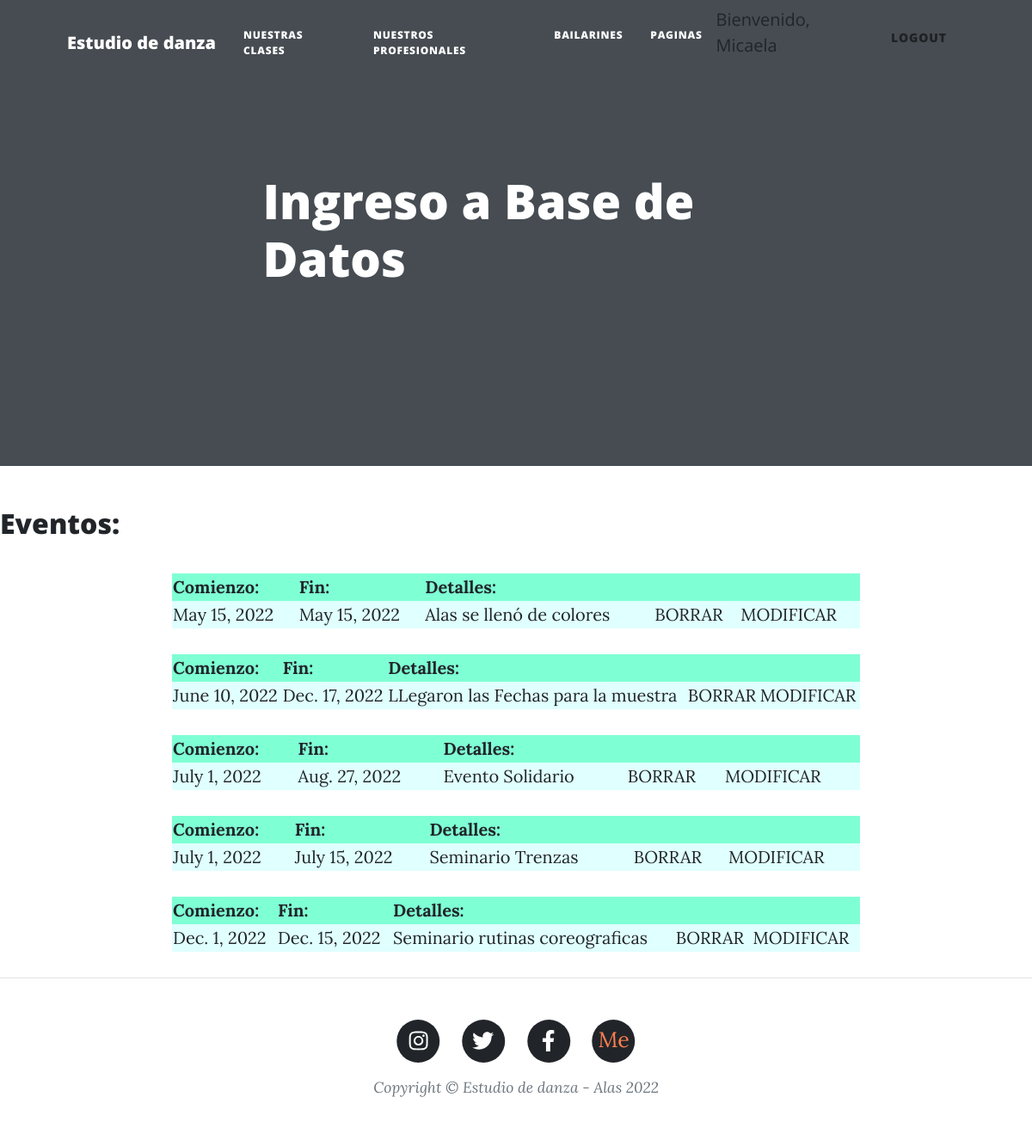
Page /blogdanzaalas/eventos (signed in) on the committed database.
### blogdanzaalas/models.py (models this page shows, shortened)
class Eventos(models.Model):
    fcomienzo=models.DateField()
    ffinal=models.DateField()
    detalle=models.CharField(max_length=70)

### blogdanzaalas/views.py (the view)
# urls.py: path('eventos',views.eventos,name='eventos'),
def eventos(request):
    evento= Eventos.objects.all()
    bdevento={"bdevento":evento}
    return render (request,'eventos.html',bdevento)

### blogdanzaalas/templates/eventos.html
{% extends "index.html" %}
{% load static %}
{% block contenioQueCambia %}
<header class="masthead">
    <div class="container position-relative px-4 px-lg-5">
        <div class="row gx-4 gx-lg-5 justify-content-center">
            <div class="col-md-10 col-lg-8 col-xl-7">
                <div class="post-heading">
                    <h1> Ingreso a Base de Datos</h1>
                </div>
            </div>
        </div>
    </div>
</header>
<main>
    <h2>Eventos:</h2>
    <div class="container">
    {% for evento in bdevento %}
    <table style="border:10px; margin: 0 auto; width: 800px;background-color: aquamarine">
        <tr>
          <td><strong>Comienzo: </strong></td>&nbsp;
          <td><strong>Fin: </strong></td>&nbsp;
          <td><strong>Detalles: </strong></td>&nbsp;
        </tr>
        <tr style="background-color: lightcyan">
          <td>{{evento.fcomienzo}}</td>
          <td>{{evento.ffinal}}</td>
          <td>{{evento.detalle}}</td>
          <td><a href="{% url 'eliminoevento' evento.id %}" >BORRAR</a></td>
          <td><a href="{% url 'editevento' evento.id %}">MODIFICAR</a></td>
        </tr>
    </table>
    </div>
    {% endfor %}
    <br>
</main>
{% endblock %}

### blogdanzaalas/templates/index.html (shortened to what this page needs)
<!DOCTYPE html>
<html lang="en">
    <head>
        {% load static %}
        <link href={% static 'blogdanzaalas/css/styles.css' %} rel="stylesheet" />
    </head>
    <body>
        <nav class="navbar navbar-expand-lg navbar-light" id="mainNav">
            <div class="container px-4 px-lg-5">
                <a class="navbar-brand" href={% url 'inicio' %}>Estudio de danza</a>
                <div class="collapse navbar-collapse" id="navbarResponsive">
                    <ul class="navbar-nav ms-auto py-4 py-lg-0">
                        <li class="nav-item"><a class="nav-link px-lg-3 py-3 py-lg-4" href={% url 'clases' %}>Nuestras clases</a></li>
                        <li class="nav-item"><a class="nav-link px-lg-3 py-3 py-lg-4" href={% url 'profesores' %}>Nuestros profesionales</a></li>
                        {% if request.user.is_authenticated %}
                        <li class="nav-item"><a class="nav-link px-lg-3 py-3 py-lg-4" href={% url 'bailarines' %}>Bailarines</a></li>
                        <li class="nav-item"><a class="nav-link px-lg-3 py-3 py-lg-4" href={% url 'altas' %}>Paginas</a></li>
                        {% endif %}
                        {% if request.user.is_authenticated %}
                        <a href={% url 'modif_perfil' %}>Bienvenido, {{user.username}}</a>
                        <li class="btn text-uppercase"><a class="nav-link" href={% url 'logout' %}>Logout</a></li>
                        {% endif %}
                    </ul>
                </div>
            </div>
        </nav>
        {% block contenioQueCambia %}{% endblock %}
        <footer class="border-top">
            <div class="container px-4 px-lg-5">
                <div class="row gx-4 gx-lg-5 justify-content-center">
                    <div class="col-md-10 col-lg-8 col-xl-7">
                        <ul class="list-inline text-center">
                            <li class="list-inline-item">
                                <a href="http://www.instagram.com/alasdanzayarte/?utm_medium=copy_link" target="_blank">
                                    <span class="fa-stack fa-lg">
                                        <i class="fas fa-circle fa-stack-2x"></i>
                                        <i class="fab fa-instagram fa-stack-1x fa-inverse"></i>
                                    </span>
                                </a>
                            </li>
                            <li class="list-inline-item">
                                <a href="https://twitter.com/danzaalasdeluz" target="_blank">
                                    <span class="fa-stack fa-lg">
                                        <i class="fas fa-circle fa-stack-2x"></i>
                                        <i class="fab fa-twitter fa-stack-1x fa-inverse"></i>
                                    </span>
                                </a>
                            </li>
                            <li class="list-inline-item">
                                <a href="https://www.facebook.com/espaciodearte.alas" target="_blank">
                                    <span class="fa-stack fa-lg">
                                        <i class="fas fa-circle fa-stack-2x"></i>
                                        <i class="fab fa-facebook-f fa-stack-1x fa-inverse"></i>
                                    </span>
                                </a>
                            </li>
                            {% if request.user.is_authenticated %}
                            <li class="list-inline-item">
                                <a href="{% url 'aboutme' %}" target="_blank">
                                    <span class="fa-stack fa-lg">
                                        <i class="fas fa-circle fa-stack-2x"></i>
                                        <p class="fa-stack-1x fa-inverse"style="color: coral;margin-top: 23px;">Me</p>
                                    </span>
                                </a>
                            </li>
                            {% endif %}
                        </ul>
                        <div class="small text-center text-muted fst-italic">Copyright &copy; Estudio de danza - Alas 2022</div>
                    </div>
                </div>
            </div>
        </footer>
    </body>
</html>

### rows in the picture
Eventos: fcomienzo "May 15, 2022", ffinal "May 15, 2022", detalle "Alas se llenó de colores"
Eventos: fcomienzo "June 10, 2022", ffinal "Dec. 17, 2022", detalle "LLegaron las Fechas para la muestra"
Eventos: fcomienzo "July 1, 2022", ffinal "Aug. 27, 2022", detalle "Evento Solidario"
Eventos: fcomienzo "July 1, 2022", ffinal "July 15, 2022", detalle "Seminario Trenzas"
Eventos: fcomienzo "Dec. 1, 2022", ffinal "Dec. 15, 2022", detalle "Seminario rutinas coreograficas"

### other values in the picture
{{ user.username }} "Micaela"
